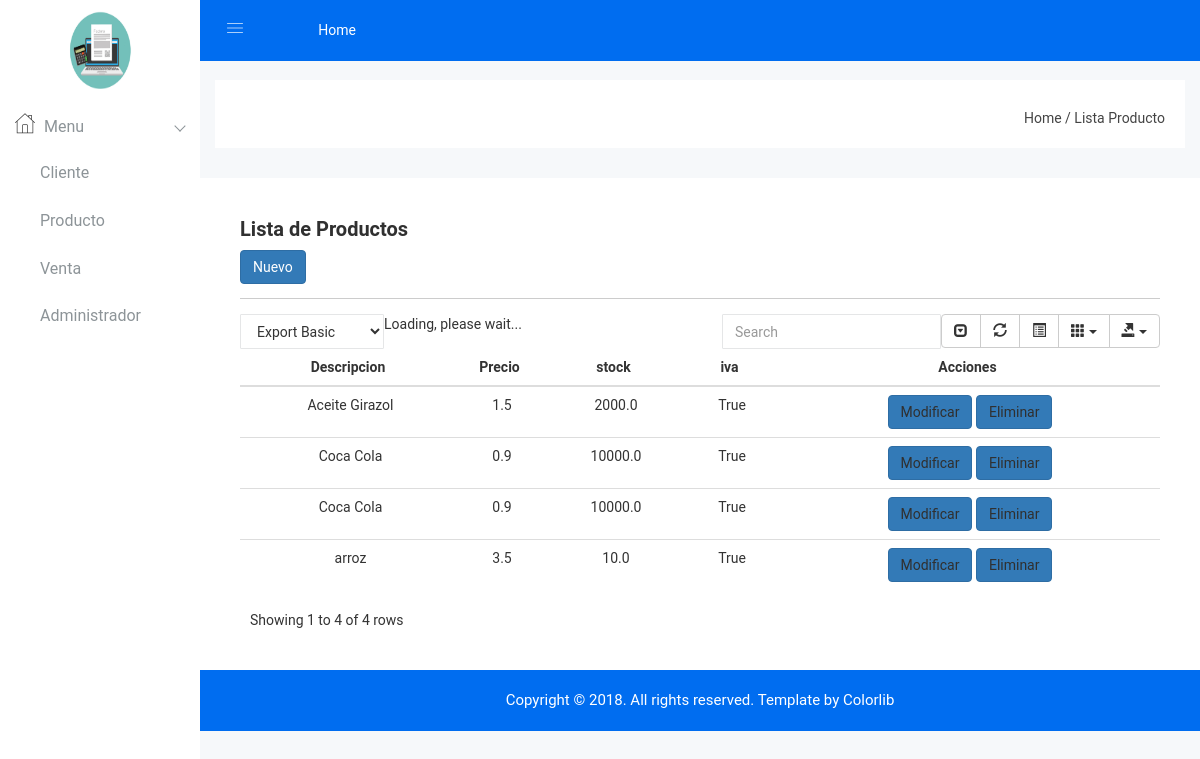
The app's page /listarproducto/ with its own data.
### Tarea2/models.py (models this page shows, shortened)
class Producto(models.Model):
    descripcion = models.CharField(max_length=100)
    precio = models.FloatField(default=0)
    stock = models.FloatField(default=0)
    iva = models.BooleanField(default=True)
    class Meta:
        verbose_name = 'producto'
        verbose_name_plural = 'productos'
        ordering = ["descripcion"]

### Tarea2/views.py (the view)
# urls.py: path('listarproducto/', listarproducto, name='listarproducto'),
def listarproducto(request):
    producto = Producto.objects.all()
    opciones = {'Menu': 'Menu Principal',
                'Contacto': 'Lista de Producto', 'Acerca': 'Acerca del Blog', 'productos': producto}
    return render(request, 'listarproducto.html', opciones)

### templates/listarproducto.html (shortened to what this page needs)
<!doctype html>
{% load static %}
<html class="no-js" lang="es">
<head>
    <link rel="stylesheet" href="{% static 'css/bootstrap.min.css' %}">
    <link rel="stylesheet" href="{% static 'css/font-awesome.min.css' %}">
    <link rel="stylesheet" href="{% static 'css/animate.css' %}">
    <link rel="stylesheet" href="{% static 'css/normalize.css' %}">
    <link rel="stylesheet" href="{% static 'css/meanmenu.min.css' %}">
    <link rel="stylesheet" href="{% static 'css/main.css' %}">
    <link rel="stylesheet" href="{% static 'css/educate-custon-icon.css' %}">
    <link rel="stylesheet" href="{% static 'css/metisMenu/metisMenu.min.css' %}">
    <link rel="stylesheet" href="{% static 'css/metisMenu/metisMenu-vertical.css' %}">
    <link rel="stylesheet" href="{% static 'style.css' %}">
    <link rel="stylesheet" href="{% static 'css/responsive.css' %}">
</head>
<body>
<div class="left-sidebar-pro">
    <nav id="sidebar" class="">
        <div class="sidebar-header">
            <a href="index.html"><img style="height: 100px; width: 100px" class="main-logo"
                                      src="{% static 'img/logo/logof.jpg' %}" alt=""/></a>
        </div>
        <div class="left-custom-menu-adp-wrap comment-scrollbar">
            <nav class="sidebar-nav left-sidebar-menu-pro">
                <ul class="metismenu" id="menu1">
                    <li class="active">
                        <a class="has-arrow" href="index.html">
                            <span class="educate-icon educate-home icon-wrap"></span>
                            <span class="mini-click-non">Menu</span>
                        </a>
                        <ul class="submenu-angle" aria-expanded="true">
                            <li><a title="Cliente" href="/"><span class="mini-sub-pro">Cliente</span></a>
                            </li>
                            <li><a title="Producto" href="/listarproducto/"><span class="mini-sub-pro">Producto</span></a>
                            </li>
                            <li><a title="Venta" href="/listarventa/"><span class="mini-sub-pro">Venta</span></a>
                            </li>
                            <li><a title="Venta" href="/admin/"><span class="mini-sub-pro">Administrador</span></a>
                            </li>
                        </ul>
                    </li>
                </ul>
            </nav>
        </div>
    </nav>
</div>
<div class="all-content-wrapper">
    <div class="container-fluid">
        <div class="row">
            <div class="col-lg-12 col-md-12 col-sm-12 col-xs-12">
                <div class="logo-pro">
                    <a href="index.html"><img class="main-logo" src="{% static 'img/logo/logo.png' %}" alt=""/></a>
                </div>
            </div>
        </div>
    </div>
    <div class="header-advance-area">
        <div class="header-top-area">
            <div class="container-fluid">
                <div class="row">
                    <div class="col-lg-12 col-md-12 col-sm-12 col-xs-12">
                        <div class="header-top-wraper">
                            <div class="row">
                                <div class="col-lg-1 col-md-0 col-sm-1 col-xs-12">
                                    <div class="menu-switcher-pro">
                                        <button type="button" id="sidebarCollapse"
                                                class="btn bar-button-pro header-drl-controller-btn btn-info navbar-btn">
                                            <i class="educate-icon educate-nav"></i>
                                        </button>
                                    </div>
                                </div>
                                <div class="col-lg-6 col-md-7 col-sm-6 col-xs-12">
                                    <div class="header-top-menu tabl-d-n">
                                        <ul class="nav navbar-nav mai-top-nav">
                                            <li class="nav-item"><a href="#" class="nav-link">Home</a>
                                            </li>
                                        </ul>
                                    </div>
                                </div>
                            </div>
                        </div>
                    </div>
                </div>
            </div>
        </div>
        <div class="breadcome-area">
            <div class="container-fluid">
                <div class="row">
                    <div class="col-lg-12 col-md-12 col-sm-12 col-xs-12">
                        <div class="breadcome-list">
                            <div class="row">
                                <div class="col-lg-12 col-md-12 col-sm-12 col-xs-12">
                                    <ul class="breadcome-menu">
                                        <li><a href="/">Home</a> <span class="bread-slash">/</span>
                                        </li>
                                        <li><span class="bread-blod">Lista Producto</span>
                                        </li>
                                    </ul>
                                </div>
                            </div>
                        </div>
                    </div>
                </div>
            </div>
        </div>
        <div class="analytics-sparkle-area">
            <div class="container-fluid">
                <div class="row">
                    <div class="analytics-sparkle-line reso-mg-b-30">
                        <div class="analytics-content">
                            <div class="sparkline13-list">
                                <div class="sparkline13-hd">
                                    <div class="main-sparkline13-hd">
                                        <h1>Lista <span class="table-project-n">de</span> Productos</h1>
                                    </div>
                                    <div class="btn-group">
                                        <a class="btn btn-primary" href="{% url 'producto' %}">Nuevo</a>
                                    </div>
                                    <hr/>
                                </div>
                                <div class="sparkline13-graph">
                                    <div class="datatable-dashv1-list custom-datatable-overright">
                                        <div id="toolbar">
                                            <select class="form-control dt-tb">
                                                <option value="">Export Basic</option>
                                            </select>
                                        </div>
                                        <table id="table" data-toggle="table" data-pagination="true" data-search="true"
                                               data-show-columns="true" data-show-pagination-switch="true"
                                               data-show-refresh="true" data-key-events="true" data-show-toggle="true"
                                               data-resizable="true" data-cookie="true"
                                               data-cookie-id-table="saveId" data-show-export="true"
                                               data-click-to-select="true" data-toolbar="#toolbar">
                                            <thead>
                                            <tr>
                                                <th>
                                                    <center>Descripcion</center>
                                                </th>
                                                <th>
                                                    <center>Precio</center>
                                                </th>
                                                <th>
                                                    <center>stock</center>
                                                </th>
                                                <th>
                                                    <center>iva</center>
                                                </th>
                                                <th>
                                                    <center>Acciones</center>
                                                </th>
                                            </tr>
                                            </thead>
                                            <body>
                                            {% for producto in productos %}
                                                <tr>
                                                    <td>
                                                        <center>{{ producto.descripcion }}</center>
                                                    </td>
                                                    <td>
                                                        <center>{{ producto.precio }}</center>
                                                    </td>
                                                    <td>
                                                        <center>{{ producto.stock }}</center>
                                                    </td>
                                                    <td>
                                                        <center>{{ producto.iva }}</center>
                                                    </td>
                                                    <td>
                                                        <center>
                                                            <ul>
                                                                <l1><a class="btn btn-primary"
                                                                       href="{% url 'editarproducto' producto.id %}">Modificar</a>
                                                                </l1>
                                                                <l1><a class="btn btn-primary"
                                                                       href="{% url 'eliminarproducto' producto.id %}">Eliminar</a>
                                                                </l1>
                                                            </ul>
                                                        </center>
                                                    </td>
                                                </tr>
                                            {% endfor %}
                                            </body>
                                        </table>
                                    </div>
                                </div>
                            </div>
                        </div>
                    </div>
                </div>
            </div>
        </div>
        <div class="footer-copyright-area">
            <div class="container-fluid">
                <div class="row">
                    <div class="col-lg-12">
                        <div class="footer-copy-right">
                            <p>Copyright © 2018. All rights reserved. Template by <a
                                    href="https://colorlib.com/wp/templates/">Colorlib</a></p>
                        </div>
                    </div>
                </div>
            </div>
        </div>
    </div>
</div>
</body>
</html>

### static/css/main.css (style rules this page uses)
html { color: #222; font-size: 1em; line-height: 1.4; }
hr { display: block; height: 1px; border: 0; border-top: 1px solid #ccc; margin: 1em 0; padding: 0; }
audio, canvas, iframe, img, svg, video { vertical-align: middle; }

### static/css/metisMenu/metisMenu-vertical.css (style rules this page uses)
.sidebar-nav { background: #fff; }
.sidebar-nav ul { padding: 0; margin: 0; list-style: none; background: #f5f5f5; }
.sidebar-nav .metismenu { background: #fff; display: -webkit-box; display: -ms-flexbox; display: flex; -webkit-box-orient: vertical; -webkit-box-direction: normal; -ms-flex-direction: column; flex-direction: column; }
.sidebar-nav .metismenu li + li { margin-top: 5px; }
.sidebar-nav .metismenu li:last-child { margin-bottom: 5px; }
.sidebar-nav .metismenu > li { display: -webkit-box; display: -ms-flexbox; display: flex; -webkit-box-orient: vertical; -webkit-box-direction: normal; -ms-flex-direction: column; flex-direction: column; position: relative; }
.sidebar-nav .metismenu a { position: relative; display: block; padding: 13px 15px; color: #444; outline-width: 0; transition: all .3s ease-out; font-size:16px; font-weight:400; }
.sidebar-nav .metismenu ul a { padding: 10px 15px 10px 40px; }
.sidebar-nav .metismenu li .icon-wrap { margin-right:5px; font-size:20px; color:#303030; }

### records on screen
Producto: descripcion "Aceite Girazol", precio "1.5", stock "2000.0", iva "True"
Producto: descripcion "Coca Cola", precio "0.9", stock "10000.0", iva "True"
Producto: descripcion "Coca Cola", precio "0.9", stock "10000.0", iva "True"
Producto: descripcion "arroz", precio "3.5", stock "10.0", iva "True"
